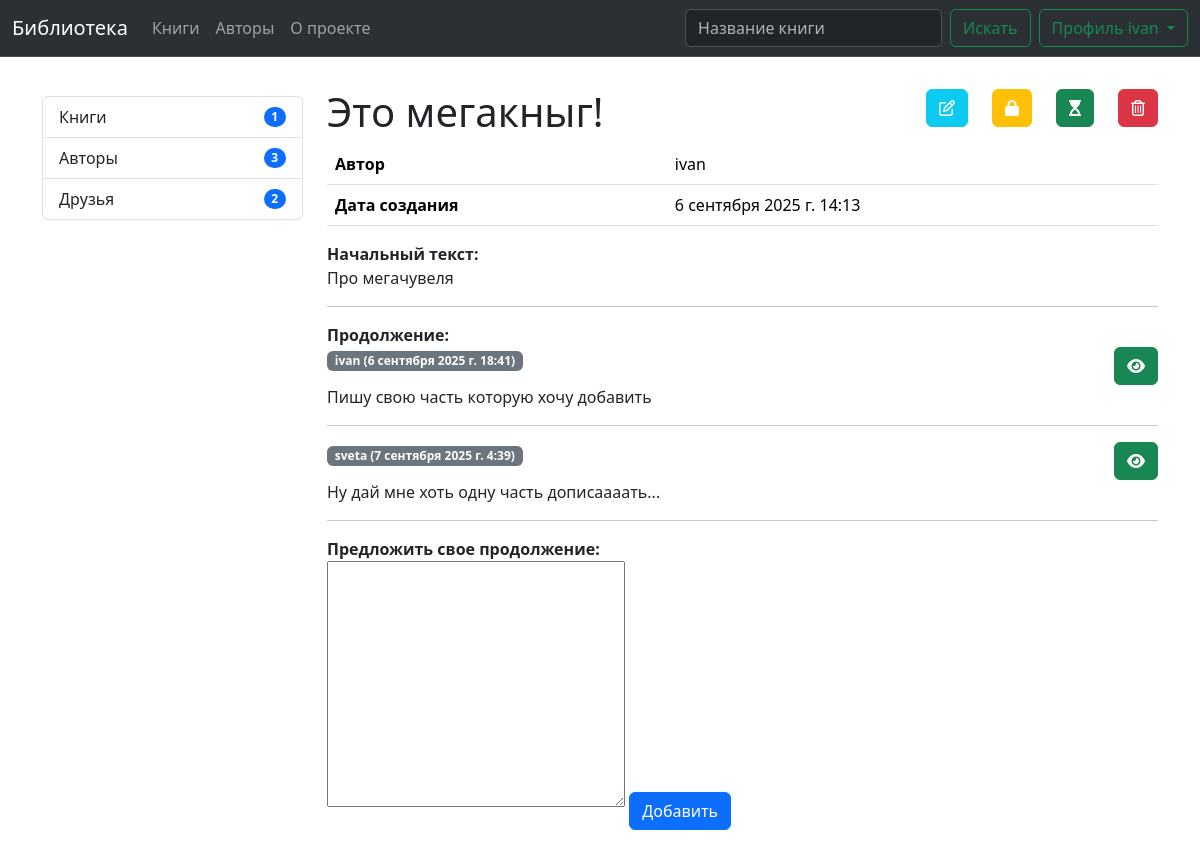
The page /books/7/ (signed in) on the database its author committed.
### library/models.py (models this page shows, shortened)
class Book(models.Model):
    title = models.CharField(max_length=250, unique=True)
    author = models.ForeignKey(User, on_delete=models.DO_NOTHING)
    description = HTMLField(null=True, blank=True)
    image = models.ImageField(null=True, blank=True, upload_to='books/')
    parts_num = models.PositiveIntegerField(default=0)
    isFinished = models.BooleanField(default=False)
    isShared = models.BooleanField(default=True)
    created_at = models.DateTimeField(auto_now_add=True)
    updated_at = models.DateTimeField(auto_now=True)

class BookPart(models.Model):
    book = models.ForeignKey(Book, on_delete=models.CASCADE)
    parent_part = models.ForeignKey('self', on_delete=models.SET_NULL, null=True, blank=True)
    author = models.ForeignKey(User, on_delete=models.DO_NOTHING)
    content = HTMLField()
    part_num = models.PositiveIntegerField(default=0)
    is_approved = models.BooleanField(default=False)
    is_archived = models.BooleanField(default=False)
    created_at = models.DateTimeField(auto_now_add=True)
    updated_at = models.DateTimeField(auto_now=True)

### library/views.py (the view)
# urls.py: path('books/<int:pk>/', BookDetailsView.as_view(), name='book_details'),
class BookDetailsView(DetailView):
    model = Book
    template_name = 'library/book-details.html'
    context_object_name = 'book'
    def get_context_data(self, **kwargs):
        context = super().get_context_data(**kwargs)
        book = context['book']
        user = self.request.user
        already_sent = BookPart.objects.filter(book=book, is_approved=False, author=user, part_num=book.parts_num + 1).count()
        context['content'] = BookPart.objects.filter(book=book, is_approved=True).order_by('part_num')
        context['draft'] = BookPart.objects.filter(book=book, is_approved=False, part_num=book.parts_num + 1)
        context['can_add_part'] = (
            not book.isFinished
            and book.isShared
            and (book.author.profile in user.profile.friends or book.author.pk == user.pk)
            and not already_sent
        )
        return context

### library/context_processors.py (called while the page is built)
def menu_data(request):
    return {
        'authors_count': Profile.objects.filter(isAuthor=True).count(),
        'friends_count': request.user.profile.friends.count() if request.user.is_authenticated and hasattr(request.user, 'profile') else 0,
        'requests_count': request.user.profile.friends_request_to_me.count() if request.user.is_authenticated and hasattr(request.user, 'profile') else 0,
        'books_count': Book.objects.all().count(),
    }

### users/models.py (called while the page is built)
    @property
    def friends(self):
        sent = FriendRequest.objects.filter(from_user=self, accepted=True).values_list('to_user', flat=True)
        received = FriendRequest.objects.filter(to_user=self, accepted=True).values_list('from_user', flat=True)
        friend_ids = list(sent) + list(received)
        return Profile.objects.filter(id__in=friend_ids)

    @property
    def friends_request_to_me(self):
        received = FriendRequest.objects.filter(to_user=self, accepted=False).values_list('from_user', flat=True)
        request_ids = list(received)
        return Profile.objects.filter(id__in=request_ids)

### library/templates/library/book-details.html (shortened to what this page needs)
{% extends 'base-user.html' %}
{% load static %}
{% block meta %}
    <link href="https://use.fontawesome.com/releases/v6.1.1/css/all.css" rel="stylesheet">
{% endblock %}
{% block main %}
    <div class="row justify-content-between">
        <div class="col">
            <h1 class="mt-3">{{ book.title }}</h1>
        </div>
        {% if user.profile.isAuthor and book.author.pk == user.pk %}
            <div class="col-auto me-auto align-self-center justify-content-self-end">
                <a href="{% url 'library:book_edit' book.pk %}" class="btn btn-info text-white">
                    <i class="fa-regular fa-pen-to-square"></i>
                </a>
            </div>
            <div class="col-auto align-self-center justify-content-self-end">
                <form method="post" action="{% url 'library:book_lock' book.pk %}">
                  <button type="submit" class="btn btn-warning text-white">
                    {% if book.isShared %}
                    <i class="fa-solid fa-lock"></i>
                    {% else %}
                    <i class="fa-solid fa-lock-open"></i>
                    {% endif %}
                  </button>
                </form>
            </div>
            <div class="col-auto align-self-center justify-content-self-end">
                <form method="post" action="{% url 'library:book_finished' book.pk %}">
                    {% if book.isFinished %}
                        <button type="submit" class="btn btn-success text-white">
                            <i class="fa-solid fa-flag-checkered"></i>
                        </button>
                    {% else %}
                        <button type="submit" class="btn btn-success text-white">
                            <i class="fa-solid fa-hourglass-start"></i>
                        </button>
                    {% endif %}
                </form>
            </div>
            <div class="col-auto align-self-center justify-content-self-end">
                <a href="{% url 'library:book_delete' book.pk %}" class="btn btn-danger text-white">
                    <i class="fa-regular fa-trash-can"></i>
                </a>
            </div>
        {% endif %}
    </div>
    <table class="table">
      <tbody>
        <tr>
          <th>Автор</th>
          <td>{{ book.author.username }}</td>
        </tr>
        <tr>
          <th>Дата создания</th>
          <td>{{ book.created_at }}</td>
        </tr>
      </tbody>
    </table>
    <div class="book-description mt-3">
        <div class="book-description-title"><b>Начальный текст:</b></div>
        {{ book.description|safe }}
        <hr />
    </div>
    {% if content|length %}
    <div class="book-content mt-3">
        <div class="book-content-title"><b>Продолжение:</b></div>
        {% for i in content %}
            <div class="row justify-content-between">
                <div class="col">
                    <span class="badge text-bg-secondary">{{ i.author.username }} ({{ i.created_at }})</span>
                </div>
                <div class="col-auto align-self-center justify-content-self-end">
                    <a href="{% url 'library:parts_archive' pk=book.pk part_pk=i.pk %}" class="btn btn-success text-white">
                        <i class="fa-solid fa-eye"></i>
                    </a>
                </div>
            </div>
            {{ i.content|safe }}
            <hr />
        {% endfor %}
    </div>
    {%  endif %}
    {% if can_add_part %}
    <div class="book-add-content mt-3">
        <div class="book-add-content-title"><b>Предложить свое продолжение:</b></div>
        <form action="{% url 'library:book_add' pk=book.pk %}" method="post" class="book-add-content-form">
            <textarea name="part" cols="30" rows="10" class="book-add-content-field"></textarea>
            <button type="submit" class="btn btn-primary mt-3">Добавить</button>
        </form>
    </div>
    {% endif %}
{% endblock %}

### templates/includes/header.html (shortened to what this page needs)
<nav class="navbar fixed-top navbar-expand-lg bg-body-tertiary bg-dark border-bottom border-body" data-bs-theme="dark">
  <div class="container-fluid">
    <a class="navbar-brand" href="{% url 'library:home' %}">Библиотека</a>
    <div class="collapse navbar-collapse" id="navbarSupportedContent">
      <ul class="navbar-nav me-auto mb-2 mb-lg-0">
        <li class="nav-item">
          <a
            class="nav-link {% if request.resolver_match.url_name == 'books' %}active{% endif %}"
            href="{% url 'library:books' %}"
          >Книги</a>
        </li>
        <li class="nav-item">
          <a
            class="nav-link {% if request.resolver_match.url_name == 'authors' %}active{% endif %}"
            href="{% url 'library:authors' %}"
          >Авторы</a>
        </li>
        <li class="nav-item">
          <a
            class="nav-link {% if request.resolver_match.url_name == 'about' %}active{% endif %}"
            href="{% url 'library:about' %}"
          >О проекте</a>
        </li>
      </ul>
      <form class="d-flex" role="search" method="get" action="{% url 'library:home' %}">
        <input class="form-control me-2" type="search" placeholder="Название книги" aria-label="Название книги"/>
        <button class="btn btn-outline-success" type="submit">Искать</button>
      </form>
        {% if user.is_authenticated and user.profile %}
        <div class="dropdown">
          <button class="btn btn-outline-success dropdown-toggle ms-2" type="button" data-bs-toggle="dropdown" aria-expanded="false">
            Профиль {{ user.username }}
          </button>
        </div>
        {% else %}
            <form class="d-flex ms-2" method="post" action="{% url 'users:login' %}">
              {% csrf_token %}
              <button class="btn btn-outline-success" type="submit">Вход</button>
            </form>
        {% endif %}
    </div>
  </div>
</nav>

### static/css/base.css (style rules this page uses)
html, body { height: 100%; }

### rows shown on the page
Book: title "Это мегакныг!", author.username "ivan", created_at "6 сентября 2025 г. 14:13", description "Про мегачувеля"
BookPart: author.username "ivan", created_at "6 сентября 2025 г. 18:41", content "Пишу свою часть которую хочу добавить"
BookPart: author.username "sveta", created_at "7 сентября 2025 г. 4:39", content "Ну дай мне хоть одну часть дописаааать..."

### other values the page prints
{{ user.username }} "ivan"
{{ books_count }} "1"
{{ authors_count }} "3"
{{ friends_count }} "2"
